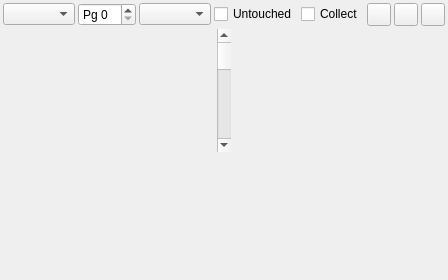
<?xml version="1.0" encoding="UTF-8"?>
<ui version="4.0">
 <class>HeatWidget</class>
 <widget class="QWidget" name="HeatWidget">
  <property name="geometry">
   <rect>
    <x>0</x>
    <y>0</y>
    <width>420</width>
    <height>280</height>
   </rect>
  </property>
  <property name="windowTitle">
   <string>Form</string>
  </property>
  <layout class="QVBoxLayout" name="verticalLayout">
   <property name="spacing">
    <number>3</number>
   </property>
   <property name="leftMargin">
    <number>3</number>
   </property>
   <property name="topMargin">
    <number>3</number>
   </property>
   <property name="rightMargin">
    <number>3</number>
   </property>
   <property name="bottomMargin">
    <number>3</number>
   </property>
   <item>
    <layout class="QHBoxLayout" name="layHeatTop">
     <property name="spacing">
      <number>3</number>
     </property>
     <item>
      <widget class="QComboBox" name="cbHeatView">
       <property name="toolTip">
        <string>What the picture covers</string>
       </property>
       <property name="frame">
        <bool>true</bool>
       </property>
      </widget>
     </item>
     <item>
      <widget class="QSpinBox" name="sbHeatPage">
       <property name="maximumSize">
        <size>
         <width>58</width>
         <height>16777215</height>
        </size>
       </property>
       <property name="toolTip">
        <string>Page</string>
       </property>
       <property name="frame">
        <bool>true</bool>
       </property>
       <property name="prefix">
        <string>Pg </string>
       </property>
       <property name="maximum">
        <number>255</number>
       </property>
      </widget>
     </item>
     <item>
      <widget class="QComboBox" name="cbHeatChan">
       <property name="toolTip">
        <string>Counter to show</string>
       </property>
       <property name="frame">
        <bool>true</bool>
       </property>
      </widget>
     </item>
<item>
      <spacer name="spacerHeatTop">
       <property name="orientation">
        <enum>Qt::Horizontal</enum>
       </property>
       <property name="sizeHint" stdset="0">
        <size>
         <width>0</width>
         <height>20</height>
        </size>
       </property>
      </spacer>
     </item>
     <item>
      <widget class="QCheckBox" name="cbHeatUntouched">
       <property name="toolTip">
        <string>List the pages nothing touched too</string>
       </property>
       <property name="text">
        <string>Untouched</string>
       </property>
      </widget>
     </item>
     <item>
      <widget class="QCheckBox" name="cbHeatOn">
       <property name="toolTip">
        <string>Collect read/write/exec usage counters per memory cell</string>
       </property>
       <property name="text">
        <string>Collect</string>
       </property>
      </widget>
     </item>
     <item>
      <widget class="QToolButton" name="tbHeatReset">
       <property name="toolTip">
        <string>Reset all counters</string>
       </property>
       <property name="icon">
        <iconset resource="../../xpeccy.qrc">
         <normaloff>:/images/refresh.png</normaloff>:/images/refresh.png</iconset>
       </property>
      </widget>
     </item>
     <item>
      <widget class="QToolButton" name="tbHeatExport">
       <property name="toolTip">
        <string>Export all counters to CSV</string>
       </property>
       <property name="icon">
        <iconset resource="../../xpeccy.qrc">
         <normaloff>:/images/save-as.png</normaloff>:/images/save-as.png</iconset>
       </property>
      </widget>
     </item>
     <item>
      <widget class="QToolButton" name="tbHeatDetach">
       <property name="toolTip">
        <string>Show in its own window</string>
       </property>
       <property name="icon">
        <iconset resource="../../xpeccy.qrc">
         <normaloff>:/images/display.png</normaloff>:/images/display.png</iconset>
       </property>
       <property name="checkable">
        <bool>true</bool>
       </property>
      </widget>
     </item>
    </layout>
   </item>
   <item>
    <layout class="QHBoxLayout" name="layHeatView">
     <property name="spacing">
      <number>0</number>
     </property>
     <item>
      <widget class="QScrollBar" name="heatScroll">
       <property name="orientation">
        <enum>Qt::Vertical</enum>
       </property>
      </widget>
     </item>
    </layout>
   </item>
   <item>
    <layout class="QVBoxLayout" name="layHeatFoot">
     <property name="spacing">
      <number>1</number>
     </property>
     <item>
      <widget class="QLabel" name="labHeatInfo">
       <property name="text">
        <string/>
       </property>
       <property name="alignment">
        <set>Qt::AlignRight|Qt::AlignVCenter</set>
       </property>
      </widget>
     </item>
    </layout>
   </item>
  </layout>
 </widget>
 <resources>
  <include location="../../xpeccy.qrc"/>
 </resources>
 <connections/>
</ui>
